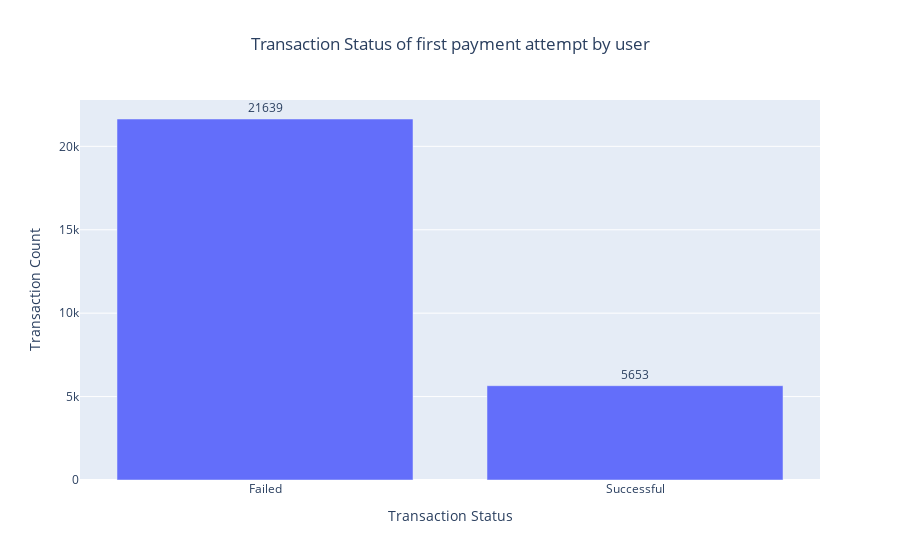

Notebook cell for this chart:
### Markdown cell above
## DATA VISUALISATION(EDA)

### Code cell
first_attempt_df = df3[df3["noOfAttempts"]==1][["success"]].value_counts().reset_index(name = "TransactionCount")

display(first_attempt_df)

fig = px.bar(first_attempt_df, x='success', y='TransactionCount', text='TransactionCount',
             labels={'success': 'Transaction Status', 'TransactionCount': 'Transaction Count'},
             title='Transaction Status of first payment attempt by user')

fig.update_traces(texttemplate='%{text}', textposition='outside')

#Update x-axis tick labels using dictionary
labels = {0: 'Failed', 1: 'Successful'}
fig.update_layout(
    xaxis = dict(
        tickmode = 'array',
        tickvals = [0, 1],
        ticktext = [labels[0], labels[1]]
    ),
    title={
        'x': 0.5  #Center title
    }
)
fig.show()

### Figure 1 — Plotly figure (JSON) as saved in the notebook; plotly's stock layout.template omitted (floating-point values rounded to 4 significant figures)
{"data": [{"alignmentgroup": "True", "hovertemplate": "Transaction Status=%{x}<br>Transaction Count=%{text}<extra></extra>", "legendgroup": "", "marker": {"color": "#636efa", "pattern": {"shape": ""}}, "name": "", "offsetgroup": "", "orientation": "v", "showlegend": false, "text": ["21639", "5653"], "textposition": "outside", "texttemplate": "%{text}", "type": "bar", "x": [0, 1], "xaxis": "x", "y": [21639, 5653], "yaxis": "y"}], "layout": {"barmode": "relative", "legend": {"tracegroupgap": 0}, "title": {"text": "Transaction Status of first payment attempt by user", "x": 0.5}, "xaxis": {"anchor": "y", "domain": [0, 1], "tickmode": "array", "ticktext": ["Failed", "Successful"], "tickvals": [0, 1], "title": {"text": "Transaction Status"}}, "yaxis": {"anchor": "x", "domain": [0, 1], "title": {"text": "Transaction Count"}}}}
